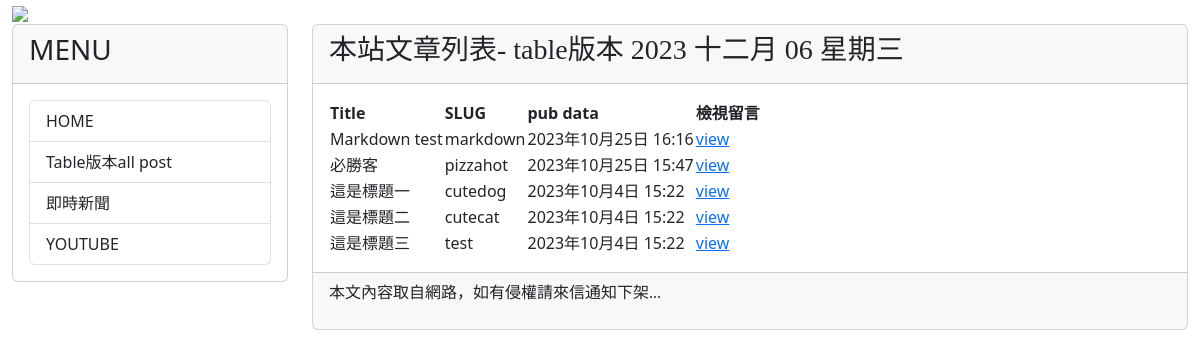
Page /post/ on the earlier database version.
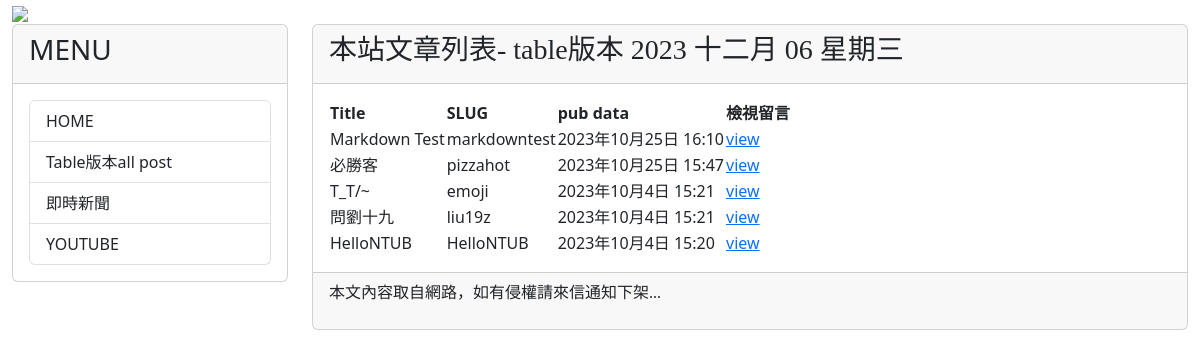
Same page on the later database version.
### mysite/models.py (models this page shows, shortened)
class Post(models.Model):
    title = models.CharField(max_length = 200)
    slug = models.CharField(max_length = 200)
    body = models.TextField()
    pub_date = models.DateTimeField(auto_now_add=True)
    class Meta:
        ordering = ('-pub_date', )

### mysite/views.py (the view)
# urls.py: path('post/', views.show_all_posts, name="show-all-posts"),
def show_all_posts(request):
    posts = Post.objects.all()
    return render(request, 'allposts.html', locals())

### mysite/templates/allposts.html (shortened to what this page needs)
{% extends "base2.html" %}
{% block headmessage %}
<h3 style='font-family:標楷體;'>本站文章列表- table版本</a>
    {% now 'Y M d D' %}
{% endblock headmessage %}
{% block content %}
{% for post in posts %}
{% if forloop.first %}
<table>
    <tr background="#cccccc">
        <th>Title</th>
        <th>SLUG</th>
        <th>pub data</th>
        <th>檢視留言</th>
    </tr>
{% endif %}
    <tr background='{% cycle "#ffccff" "#ccffcc" %}'>
        <td>{{ post.title }}</td>
        <td>{{ post.slug }}</td>
        <td>{{ post.pub_date }}</td>
        <td><a href="{% url 'show-comments' post.id %}">view</a></td>
    </tr>
{% if forloop.last %}
</table>
{% endif %}
{% endfor %}
{% endblock content %}

Differences in the rows shown:
removed Post: title "這是標題一", slug "cutedog", pub_date "2023年10月4日 15:22"
removed Post: title "這是標題二", slug "cutecat", pub_date "2023年10月4日 15:22"
removed Post: title "這是標題三", slug "test", pub_date "2023年10月4日 15:22"
changed Post: title "Markdown test" → "Markdown Test"; slug "markdown" → "markdowntest"; pub_date "2023年10月25日 16:16" → "2023年10月25日 16:10"
added Post: title "T_T/~", slug "emoji", pub_date "2023年10月4日 15:21"
added Post: title "問劉十九", slug "liu19z", pub_date "2023年10月4日 15:21"
added Post: title "HelloNTUB", slug "HelloNTUB", pub_date "2023年10月4日 15:20"
